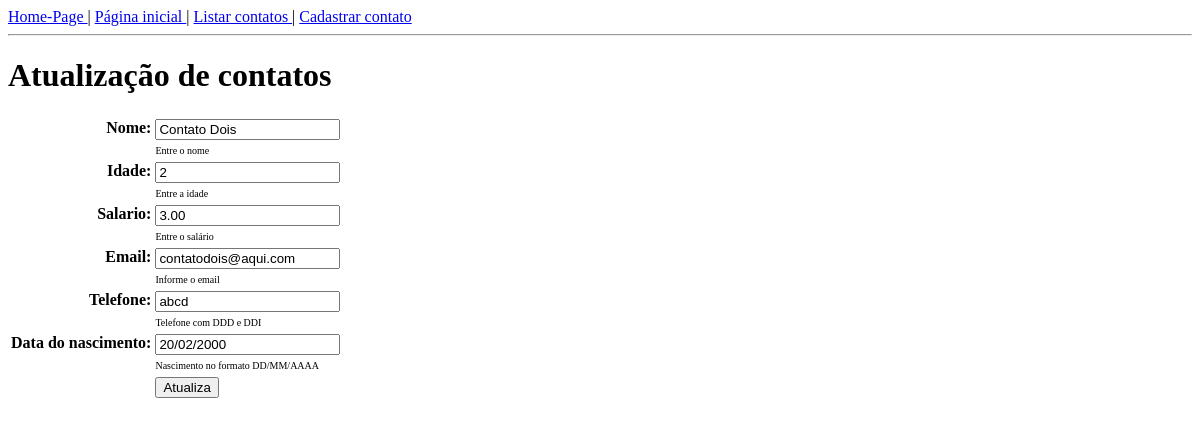
Screenshot of /contatos/atualiza/2/ with the database file from the repository.
### contatos/models.py (models this page shows, shortened)
class Pessoa(models.Model):
    id = models.AutoField(primary_key=True)
    nome = models.CharField(max_length=100, help_text='Entre o nome')
    idade = models.IntegerField(help_text='Entre a idade')
    salario = models.DecimalField(help_text='Entre o salário', decimal_places=2, max_digits=8)
    email = models.EmailField(help_text='Informe o email', max_length=254)
    telefone = models.CharField(help_text='Telefone com DDD e DDI', max_length=20)
    dtNasc = models.DateField(help_text='Nascimento no formato DD/MM/AAAA', verbose_name='Data de nascimento')

### contatos/views.py (the view, shortened to what this page needs)
# urls.py: path('atualiza/<int:pk>/', views.ContatoUpdateView.as_view(), name='atualiza-contato'),
class ContatoUpdateView(View):
    def get(self, request, pk, *args, **kwargs):
        pessoa = Pessoa.objects.get(pk=pk)
        formulario = ContatoModel2Form(instance=pessoa)
        contexto = {'pessoa': formulario, }
        return render(request, 'contatos/atualizaContato.html', contexto)

### contatos/forms.py
class ContatoModel2Form(forms.ModelForm):
    dtNasc = forms.DateField(
        input_formats=['%d/%m/%Y'],
        label='Data do nascimento',
        help_text='Nascimento no formato DD/MM/AAAA',
    )
    class Meta:
        model = Pessoa
        fields = '__all__'

### contatos/templates/contatos/atualizaContato.html (shortened to what this page needs)
{% load static %}
<!DOCTYPE html>
<html>
<head>
    <link rel="stylesheet" href="{% static 'contatos/css/estilo.css' %}">
</head>
<body>
    {% include 'contatos/links.html' %}
    <h1>Atualização de contatos</h1>
    <form method="POST" class='formulario'>
        <table>
            {{ pessoa.as_table }}
            <tr>
                <td></td>
                <td><input type="submit" value="Atualiza"></td>
            </tr>
        </table>
    </form>
  </body>
  </html>

### contatos/static/contatos/css/estilo.css (style rules this page uses)
.helptext { font-size: 10px; }
.formulario th { text-align: right; vertical-align: text-top; }

### rows the page displays
Pessoa: nome "Contato Dois", idade "2", salario "3.00", email "contatodois@aqui.com", telefone "abcd", dtNasc "20/02/2000"
